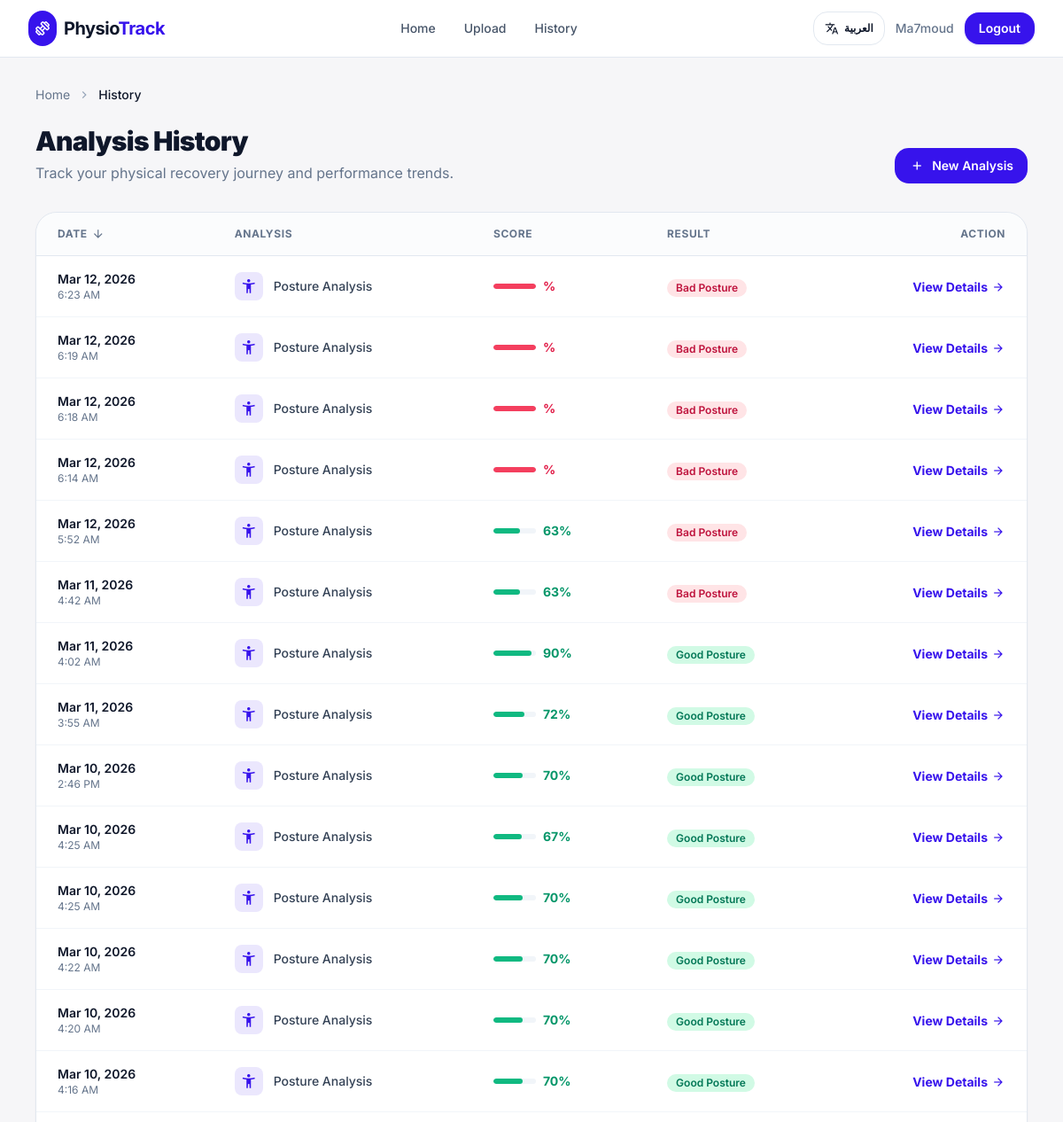
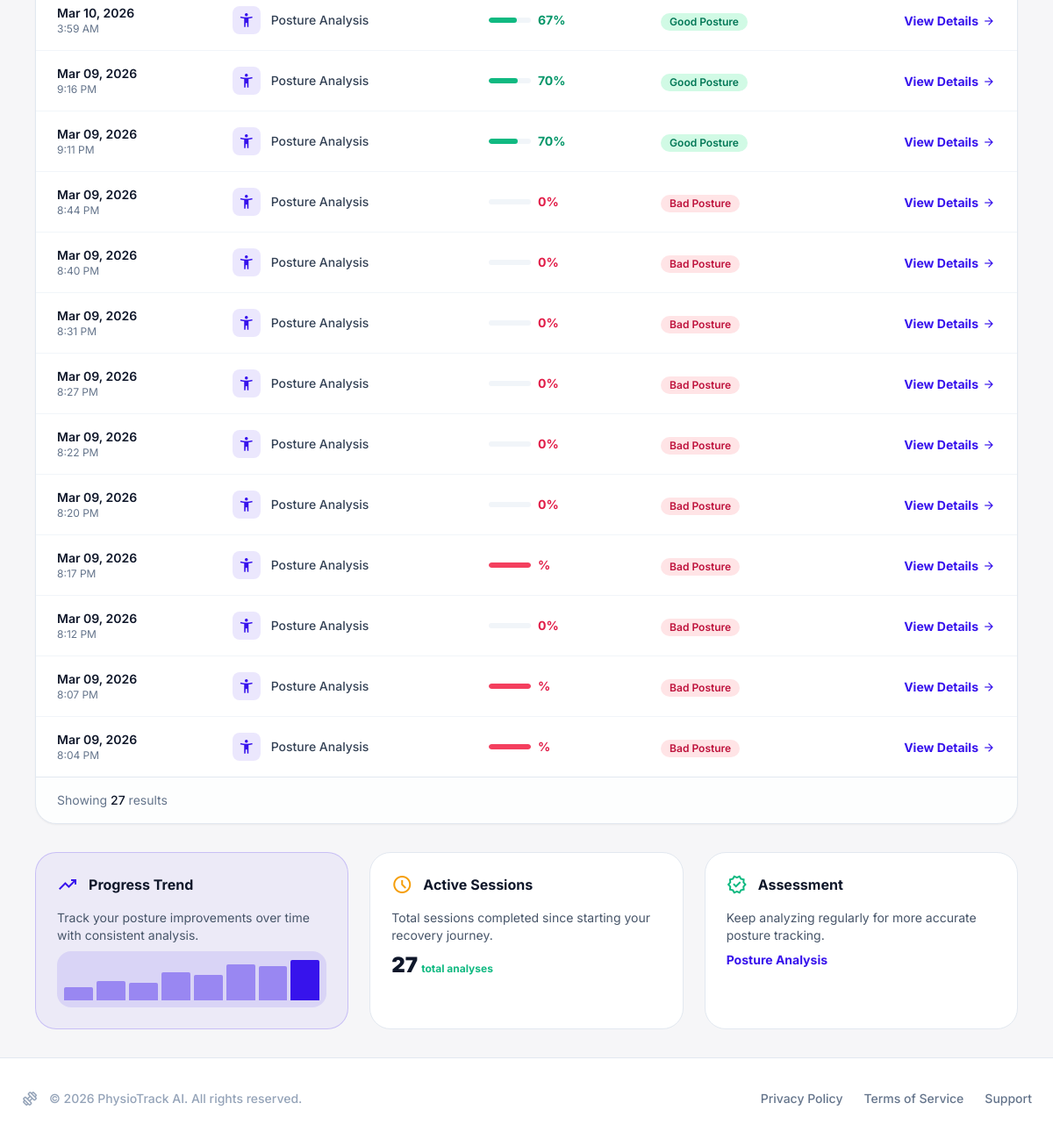
Before: /history/ (signed in) with the older database file (2 pictures, top to bottom).
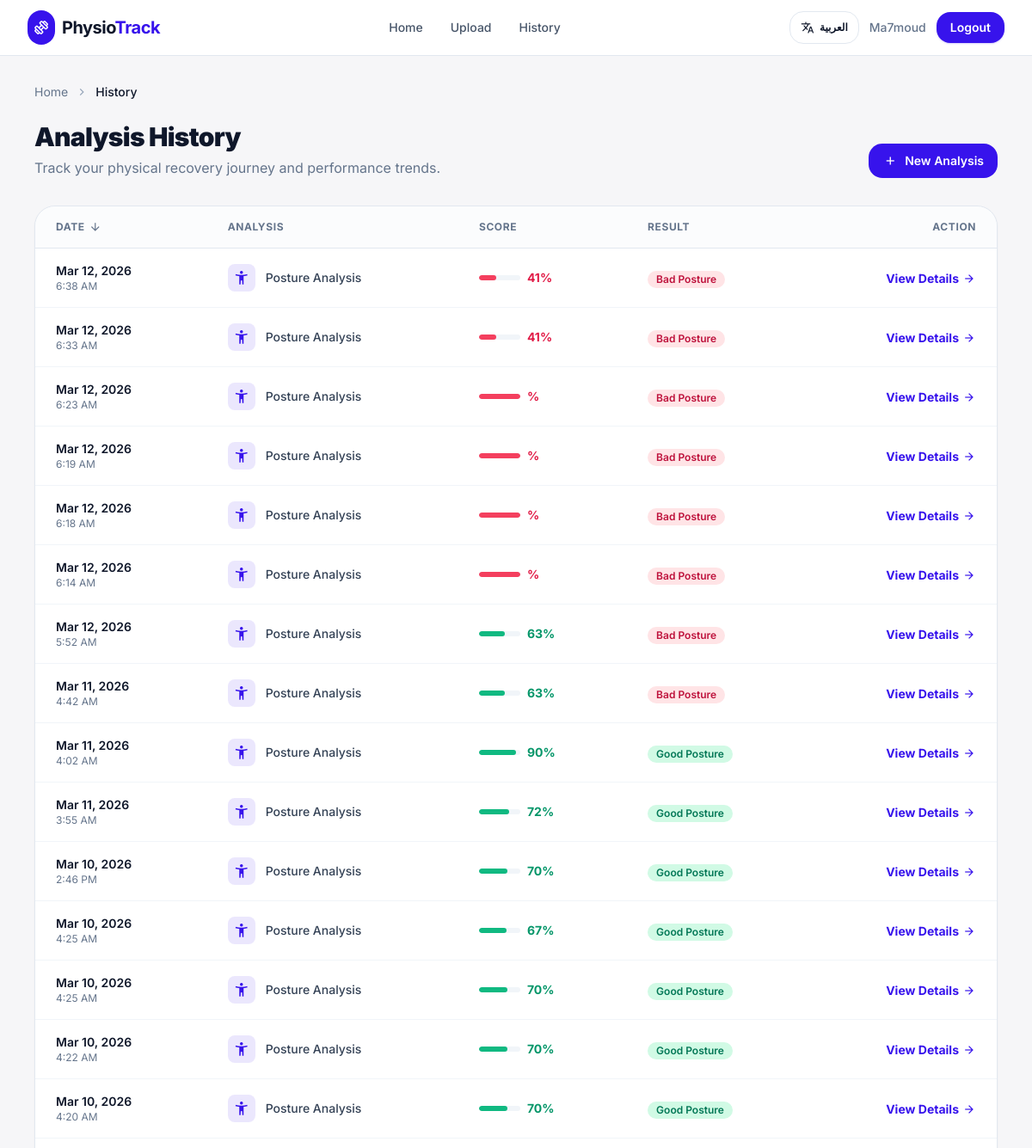
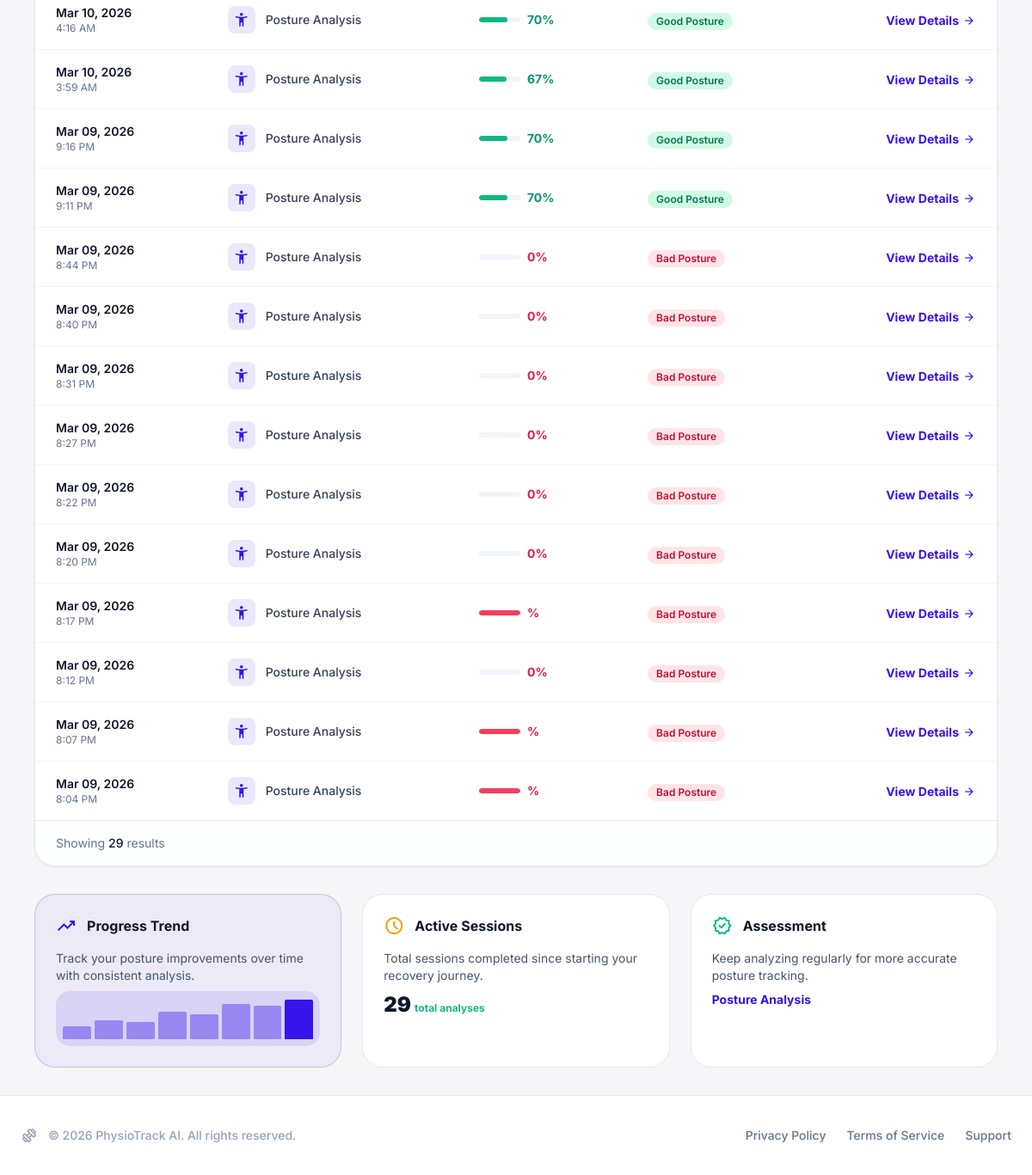
After: the same page with the newer database file (2 pictures, top to bottom).
### PhysioTrack/models.py (models this page shows)
class PostureVideo(models.Model):
    user = models.ForeignKey(User, on_delete=models.CASCADE)
    image = models.FileField(upload_to='images/')
    result = models.CharField(max_length=50, blank=True)
    score = models.FloatField(null=True, blank=True)
    created_at = models.DateTimeField(auto_now_add=True)

### PhysioTrack/views.py (the view)
# urls.py: path('history/', views.history_view, name='history'),
@login_required
def history_view(request):
    videos = PostureVideo.objects.filter(user=request.user).order_by('-created_at')
    return render(request, 'PhysioTrack/history.html', {'videos': videos})

### PhysioTrack/templates/PhysioTrack/history.html (shortened to what the changed rows need)
{% extends 'PhysioTrack/base.html' %}
{% block content %}
<div class="max-w-7xl mx-auto w-full px-4 md:px-10 py-8">
    <div class="flex flex-col md:flex-row justify-between items-start md:items-end gap-4 mb-8">
        <div class="flex flex-col gap-1">
            <h1 class="text-slate-900 text-3xl font-black leading-tight tracking-tight" data-i18n="history_title">Analysis History</h1>
        </div>
    </div>
    {% if videos %}
    <div class="bg-white rounded-xl border border-slate-200 shadow-sm overflow-hidden">
        <div class="overflow-x-auto">
            <table class="w-full text-left rtl:text-right border-collapse">
                <thead>
                    <tr class="bg-slate-50/50">
                        <th class="px-6 py-4 text-xs font-bold uppercase tracking-wider text-slate-500 border-b border-slate-200">
                            <div class="flex items-center gap-1">
                                <span data-i18n="history_date">Date</span>
                                <span class="material-symbols-outlined text-[16px]">arrow_downward</span>
                            </div>
                        </th>
                        <th class="px-6 py-4 text-xs font-bold uppercase tracking-wider text-slate-500 border-b border-slate-200" data-i18n="history_analysis">Analysis</th>
                        <th class="px-6 py-4 text-xs font-bold uppercase tracking-wider text-slate-500 border-b border-slate-200" data-i18n="history_score">Score</th>
                        <th class="px-6 py-4 text-xs font-bold uppercase tracking-wider text-slate-500 border-b border-slate-200" data-i18n="history_result">Result</th>
                        <th class="px-6 py-4 text-xs font-bold uppercase tracking-wider text-slate-500 border-b border-slate-200 text-right rtl:text-left" data-i18n="history_action">Action</th>
                    </tr>
                </thead>
                <tbody class="divide-y divide-slate-100">
                    {% for v in videos %}
                    <tr class="hover:bg-slate-50 transition-colors">
                        <td class="px-6 py-4 whitespace-nowrap">
                            <div class="flex flex-col">
                                <span class="text-sm font-semibold text-slate-900">{{ v.created_at|date:"M d, Y" }}</span>
                                <span class="text-xs text-slate-500">{{ v.created_at|date:"g:i A" }}</span>
                            </div>
                        </td>
                        <td class="px-6 py-4">
                            <div class="flex items-center gap-3">
                                <div class="size-8 rounded bg-primary/10 flex items-center justify-center text-primary">
                                    <span class="material-symbols-outlined text-[20px]">accessibility_new</span>
                                </div>
                                <span class="text-sm font-medium text-slate-700" data-i18n="history_posture_analysis">Posture Analysis</span>
                            </div>
                        </td>
                        <td class="px-6 py-4">
                            <div class="flex items-center gap-2">
                                <div class="w-12 bg-slate-100 h-1.5 rounded-full overflow-hidden">
                                    {% if v.score >= 50 %}
                                    <div class="bg-emerald-500 h-full rounded-full" style="width: {{ v.score }}%"></div>
                                    {% else %}
                                    <div class="bg-rose-500 h-full rounded-full" style="width: {{ v.score }}%"></div>
                                    {% endif %}
                                </div>
                                {% if v.score >= 50 %}
                                <span class="text-sm font-bold text-emerald-600">{{ v.score|floatformat:0 }}%</span>
                                {% else %}
                                <span class="text-sm font-bold text-rose-600">{{ v.score|floatformat:0 }}%</span>
                                {% endif %}
                            </div>
                        </td>
                        <td class="px-6 py-4">
                            {% if v.result == 'Good Posture' %}
                            <span class="inline-flex items-center px-2.5 py-0.5 rounded-full text-xs font-semibold bg-emerald-100 text-emerald-700" data-i18n="history_good">
                            </span>
                            {% else %}
                            <span class="inline-flex items-center px-2.5 py-0.5 rounded-full text-xs font-semibold bg-rose-100 text-rose-700" data-i18n="history_bad">
                            </span>
                            {% endif %}
                        </td>
                        <td class="px-6 py-4 text-right rtl:text-left">
                            <a href="{% url 'result' v.pk %}" class="text-primary hover:text-primary/80 font-bold text-sm inline-flex items-center gap-1">
                                <span data-i18n="history_view">View Details</span>
                                <span class="material-symbols-outlined text-[16px]">arrow_forward</span>
                            </a>
                        </td>
                    </tr>
                    {% endfor %}
                </tbody>
            </table>
        </div>
        <div class="px-6 py-4 flex items-center justify-between border-t border-slate-200 bg-slate-50/30">
            <div class="text-sm text-slate-500">
                <span data-i18n="history_showing">Showing</span> <span class="font-medium text-slate-900">{{ videos|length }}</span> <span data-i18n="history_results">results</span>
            </div>
        </div>
    </div>
    <div class="mt-8 grid grid-cols-1 md:grid-cols-3 gap-6">
        <div class="bg-primary/5 border border-primary/20 p-6 rounded-xl">
            <div class="flex items-center gap-3 mb-4">
                <span class="material-symbols-outlined text-primary">trending_up</span>
                <h3 class="font-bold text-slate-900" data-i18n="history_trend_title">Progress Trend</h3>
            </div>
            <p class="text-sm text-slate-600 mb-2" data-i18n="history_trend_desc">Track your posture improvements over time with consistent analysis.</p>
            <div class="w-full h-16 bg-primary/10 rounded-lg flex items-end justify-between p-2 gap-1 overflow-hidden">
                <div class="w-full bg-primary/40 h-[30%] rounded-t-sm"></div>
                <div class="w-full bg-primary/40 h-[45%] rounded-t-sm"></div>
                <div class="w-full bg-primary/40 h-[40%] rounded-t-sm"></div>
                <div class="w-full bg-primary/40 h-[65%] rounded-t-sm"></div>
                <div class="w-full bg-primary/40 h-[60%] rounded-t-sm"></div>
                <div class="w-full bg-primary/40 h-[85%] rounded-t-sm"></div>
                <div class="w-full bg-primary/40 h-[80%] rounded-t-sm"></div>
                <div class="w-full bg-primary h-[95%] rounded-t-sm"></div>
            </div>
        </div>
        <div class="bg-white border border-slate-200 p-6 rounded-xl">
            <div class="flex items-center gap-3 mb-4">
                <span class="material-symbols-outlined text-amber-500">schedule</span>
                <h3 class="font-bold text-slate-900" data-i18n="history_sessions_title">Active Sessions</h3>
            </div>
            <p class="text-sm text-slate-600 mb-2" data-i18n="history_sessions_desc">Total sessions completed since starting your recovery journey.</p>
            <div class="flex items-baseline gap-1">
                <span class="text-2xl font-black text-slate-900">{{ videos|length }}</span>
                <span class="text-xs font-bold text-emerald-500" data-i18n="history_total">total analyses</span>
            </div>
        </div>
        <div class="bg-white border border-slate-200 p-6 rounded-xl">
            <div class="flex items-center gap-3 mb-4">
                <span class="material-symbols-outlined text-emerald-500">verified</span>
                <h3 class="font-bold text-slate-900" data-i18n="history_assess_title">Assessment</h3>
            </div>
            <p class="text-sm text-slate-600 mb-2" data-i18n="history_assess_desc">Keep analyzing regularly for more accurate posture tracking.</p>
            <div class="flex items-center gap-2">
                <span class="text-sm font-bold text-primary" data-i18n="history_assess_label">Posture Analysis</span>
            </div>
        </div>
    </div>
    {% endif %}
</div>
{% endblock %}

Changed rows visible on the page:
added PostureVideo: created_at "Mar 12, 2026", created_at "6:38 AM", score "41", result "Bad Posture"
added PostureVideo: created_at "Mar 12, 2026", created_at "6:33 AM", score "41", result "Bad Posture"
Other visible differences:
{{ videos|length }}: "27" → "29"
